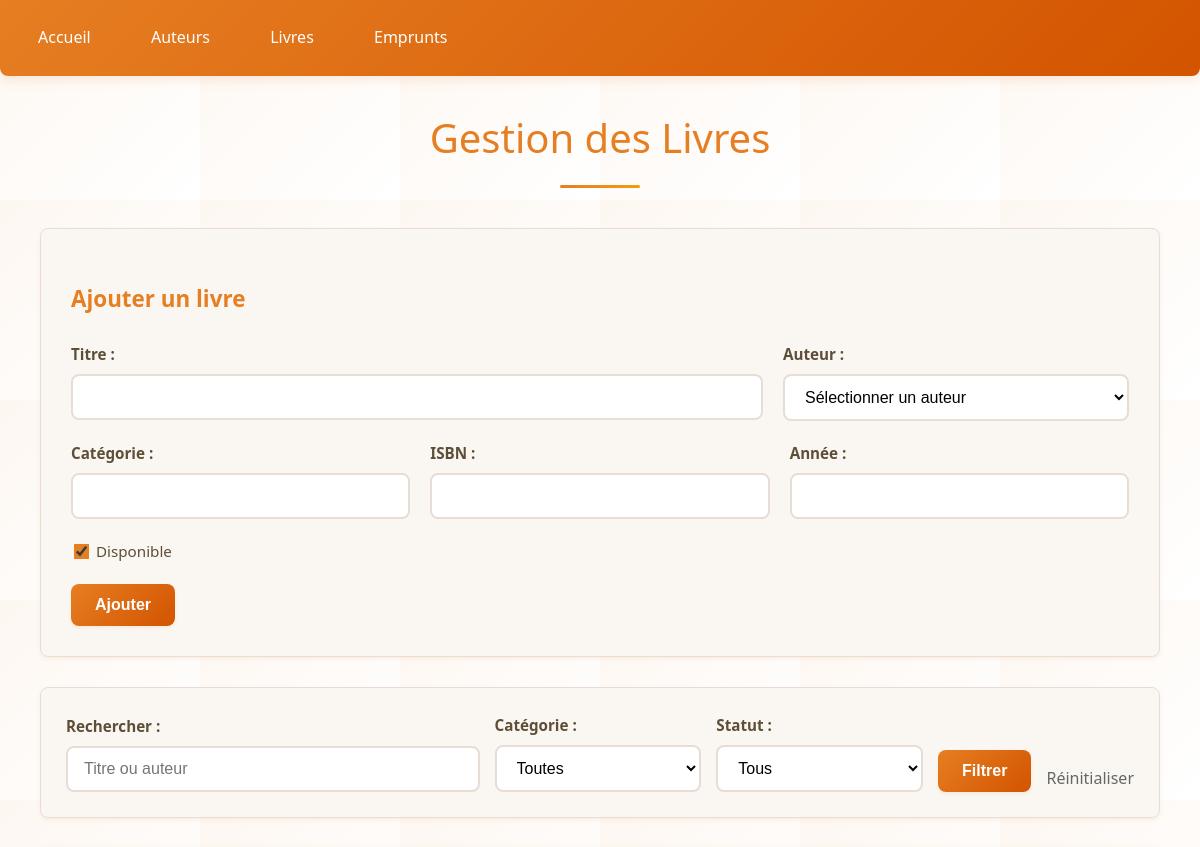
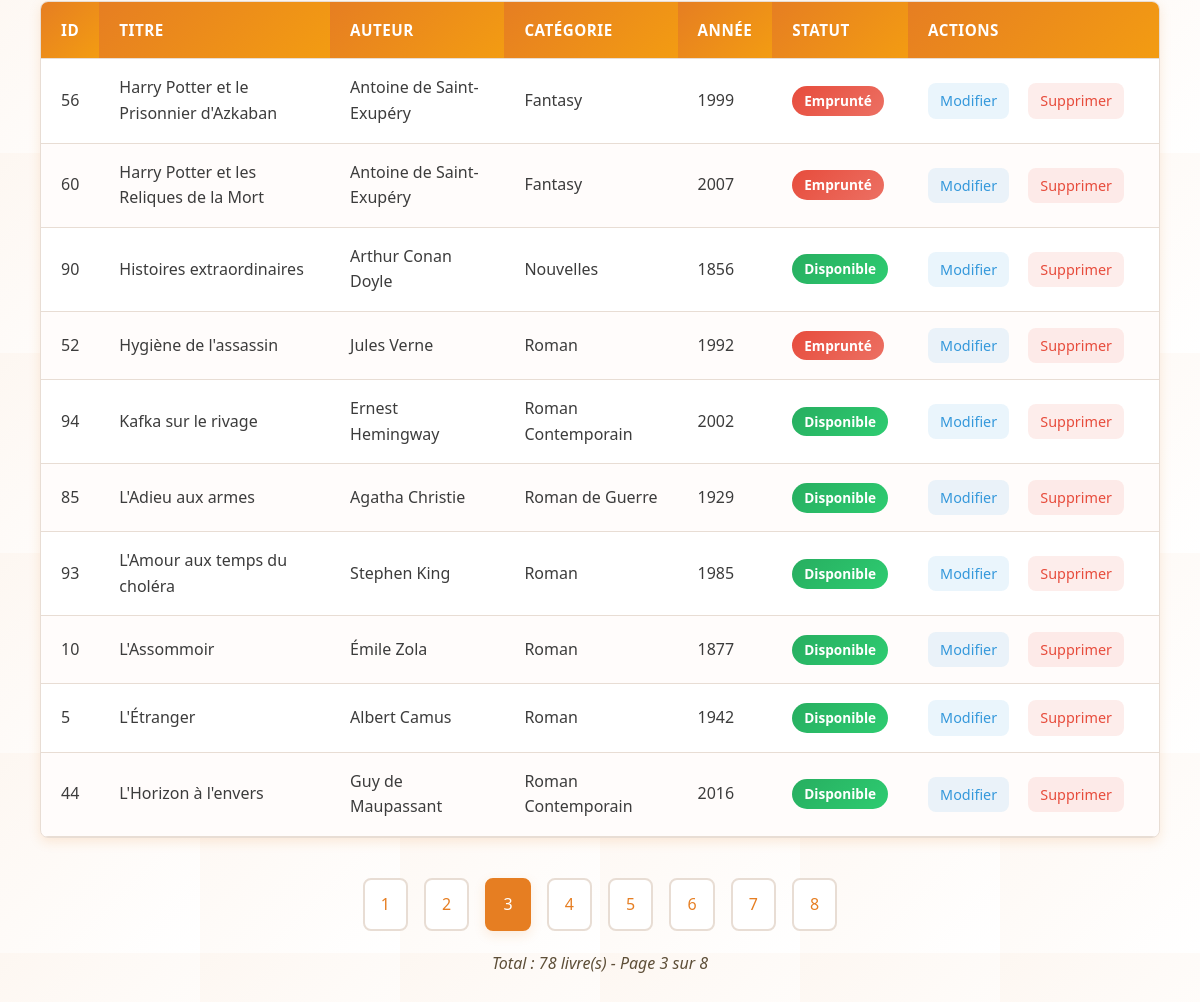
The app's page /livres_commente.php?page=3 with its own data (2 pictures, top to bottom).
### tables this page shows
CREATE TABLE IF NOT EXISTS `livres` (
  `id_livre` int NOT NULL AUTO_INCREMENT,
  `titre` varchar(200) NOT NULL,
  `id_auteur` int DEFAULT NULL,
  `categorie` varchar(50) DEFAULT NULL,
  `isbn` varchar(13) DEFAULT NULL,
  `annee_publication` int DEFAULT NULL,
  `disponible` tinyint(1) DEFAULT '1',
  PRIMARY KEY (`id_livre`),
  KEY `id_auteur` (`id_auteur`)
);

### livres_commente.php (the view, shortened to what this page needs)
<?php
require_once 'config.php';
$search = $_GET['search'] ?? '';
$page = max(1, $_GET['page'] ?? 1);
$limit = 10;
$offset = ($page - 1) * $limit;
$editLivre = null;
$whereConditions = [];
$params = [];
$whereClause = $whereConditions ? "WHERE " . implode(" AND ", $whereConditions) : "";
$countStmt = $pdo->prepare("SELECT COUNT(*) FROM livres l JOIN auteurs a ON l.id_auteur = a.id_auteur $whereClause");
$countStmt->execute($params);
$total = $countStmt->fetchColumn();
$totalPages = ceil($total / $limit);
$stmt = $pdo->prepare("
    SELECT l.*, CONCAT(a.prenom, ' ', a.nom) as auteur
    FROM livres l
    JOIN auteurs a ON l.id_auteur = a.id_auteur
    $whereClause
    ORDER BY l.titre
    LIMIT $limit OFFSET $offset
");
$stmt->execute($params);
$livres = $stmt->fetchAll();
?>
<!DOCTYPE html>
<html lang="fr">
<head>
    <link rel="stylesheet" href="style.css">
</head>
<body>
    <div class="nav">
        <a href="index.php">Accueil</a>
        <a href="auteurs.php">Auteurs</a>
        <a href="livres.php">Livres</a>
        <a href="emprunts.php">Emprunts</a>
    </div>
    <div class="container">
        <h1>Gestion des Livres</h1>
        <div class="form-container">
            <h3><?= $editLivre ? 'Modifier' : 'Ajouter' ?> un livre</h3>
            <form method="POST">
                <div class="grid-2">
                    <div class="form-group">
                        <label>Titre :</label>
                        <input type="text" name="titre" value="<?= $editLivre['titre'] ?? '' ?>" required>
                    </div>
                    <div class="form-group">
                        <label>Auteur :</label>
                        <select name="id_auteur" required>
                            <option value="">Sélectionner un auteur</option>
                        </select>
                    </div>
                </div>
                <div class="grid-3">
                    <div class="form-group">
                        <label>Catégorie :</label>
                        <input type="text" name="categorie" value="<?= $editLivre['categorie'] ?? '' ?>">
                    </div>
                    <div class="form-group">
                        <label>ISBN :</label>
                        <input type="text" name="isbn" value="<?= $editLivre['isbn'] ?? '' ?>">
                    </div>
                    <div class="form-group">
                        <label>Année :</label>
                        <input type="number" name="annee_publication" value="<?= $editLivre['annee_publication'] ?? '' ?>">
                    </div>
                </div>
                <div class="form-group">
                    <label>
                        <input type="checkbox" name="disponible" value="1"
                               <?= (!$editLivre || $editLivre['disponible']) ? 'checked' : '' ?>>
                        Disponible
                    </label>
                </div>
                <button type="submit"><?= $editLivre ? 'Modifier' : 'Ajouter' ?></button>
            </form>
        </div>
        <div class="search">
            <form method="GET">
                <div class="grid-2-1-1">
                    <div>
                        <label>Rechercher :</label>
                        <input type="text" name="search"
                               value="<?= htmlspecialchars($search) ?>"
                               placeholder="Titre ou auteur">
                    </div>
                    <div>
                        <label>Catégorie :</label>
                        <select name="categorie">
                            <option value="">Toutes</option>
                        </select>
                    </div>
                    <div>
                        <label>Statut :</label>
                        <select name="disponible">
                            <option value="">Tous</option>
                        </select>
                    </div>
                    <button type="submit">Filtrer</button>
                    <a href="livres.php" style="text-decoration: none; color: #666;">Réinitialiser</a>
                </div>
            </form>
        </div>
        <table>
            <thead>
                <tr>
                    <th>ID</th>
                    <th>Titre</th>
                    <th>Auteur</th>
                    <th>Catégorie</th>
                    <th>Année</th>
                    <th>Statut</th>
                    <th>Actions</th>
                </tr>
            </thead>
            <tbody>
                <?php foreach ($livres as $livre): ?>
                <tr>
                    <td><?= $livre['id_livre'] ?></td>
                    <td><?= htmlspecialchars($livre['titre']) ?></td>
                    <td><?= htmlspecialchars($livre['auteur']) ?></td>
                    <td><?= htmlspecialchars($livre['categorie']) ?></td>
                    <td><?= $livre['annee_publication'] ?></td>
                    <td>
                        <span class="<?= $livre['disponible'] ? 'status-disponible' : 'status-indisponible' ?>">
                            <?= $livre['disponible'] ? 'Disponible' : 'Emprunté' ?>
                        </span>
                    </td>
                    <td class="actions">
                        <a href="?edit=<?= $livre['id_livre'] ?>" class="btn-edit">Modifier</a>
                        <a href="?delete=<?= $livre['id_livre'] ?>"
                           class="btn-delete"
                           onclick="return confirm('Êtes-vous sûr ?')">Supprimer</a>
                    </td>
                </tr>
                <?php endforeach; ?>
            </tbody>
        </table>
        <?php if ($totalPages > 1): ?>
        <div class="pagination">
            <?php
            $queryParams = [];
            $queryString = $queryParams ? '&' . implode('&', $queryParams) : '';
            ?>
            <?php for ($i = 1; $i <= $totalPages; $i++): ?>
                <a href="?page=<?= $i ?><?= $queryString ?>"
                   class="<?= $i == $page ? 'current' : '' ?>"><?= $i ?></a>
            <?php endfor; ?>
        </div>
        <?php endif; ?>
        <p>Total : <?= $total ?> livre(s) - Page <?= $page ?> sur <?= $totalPages ?></p>
    </div>
</body>
</html>

### records on screen
livres: id_livre "56", titre "Harry Potter et le Prisonnier d'Azkaban", auteur "Antoine de Saint-Exupéry", categorie "Fantasy", annee_publication "1999", disponible "Emprunté"
livres: id_livre "60", titre "Harry Potter et les Reliques de la Mort", auteur "Antoine de Saint-Exupéry", categorie "Fantasy", annee_publication "2007", disponible "Emprunté"
livres: id_livre "90", titre "Histoires extraordinaires", auteur "Arthur Conan Doyle", categorie "Nouvelles", annee_publication "1856", disponible "Disponible"
livres: id_livre "52", titre "Hygiène de l'assassin", auteur "Jules Verne", categorie "Roman", annee_publication "1992", disponible "Emprunté"
livres: id_livre "94", titre "Kafka sur le rivage", auteur "Ernest Hemingway", categorie "Roman Contemporain", annee_publication "2002", disponible "Disponible"
livres: id_livre "85", titre "L'Adieu aux armes", auteur "Agatha Christie", categorie "Roman de Guerre", annee_publication "1929", disponible "Disponible"
livres: id_livre "93", titre "L'Amour aux temps du choléra", auteur "Stephen King", categorie "Roman", annee_publication "1985", disponible "Disponible"
livres: id_livre "10", titre "L'Assommoir", auteur "Émile Zola", categorie "Roman", annee_publication "1877", disponible "Disponible"
livres: id_livre "5", titre "L'Étranger", auteur "Albert Camus", categorie "Roman", annee_publication "1942", disponible "Disponible"
livres: id_livre "44", titre "L'Horizon à l'envers", auteur "Guy de Maupassant", categorie "Roman Contemporain", annee_publication "2016", disponible "Disponible"

### other values on screen
$total "78"
$page "3"
$totalPages "8"
